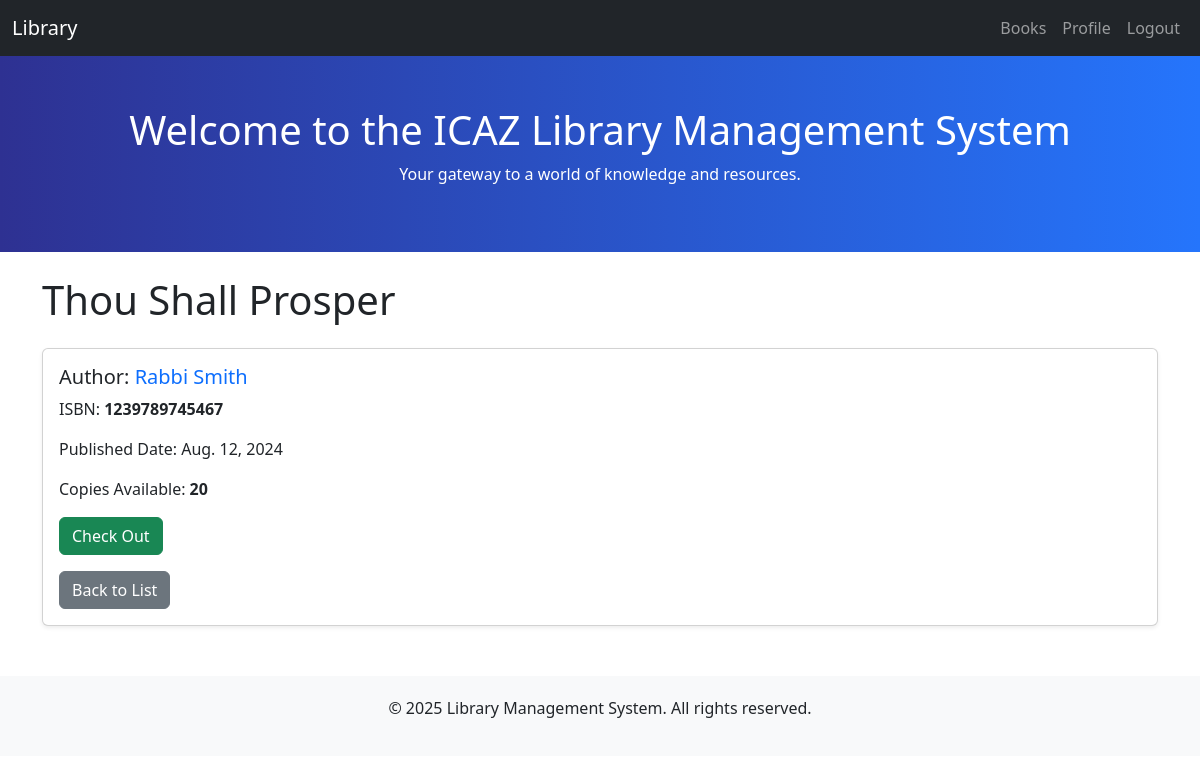
Page /books/3/ (signed in) on the committed database.
### books/models.py (models this page shows, shortened)
class Book(models.Model):
    title = models.CharField(max_length=255)
    author = models.CharField(max_length=255)
    isbn = models.CharField(max_length=13, unique=True)
    published_date = models.DateField()
    copies_available = models.PositiveIntegerField()

### books/views.py (the view)
# urls.py: path('books/<int:pk>/', BookDetailView.as_view(), name='book-detail'),
class BookDetailView(LoginRequiredMixin, DetailView):
    model = Book
    template_name = 'books/book_detail.html'

### books/templates/books/book_detail.html (shortened to what this page needs)
{% extends 'books/base.html' %}
{% block content %}
<h1 class="mb-4">{{ object.title }}</h1>
<div class="card shadow-sm">
    <div class="card-body">
        <h5 class="card-title">Author: <span class="text-primary">{{ object.author }}</span></h5>
        <p class="card-text">ISBN: <strong>{{ object.isbn }}</strong></p>
        <p class="card-text">Published Date: {{ object.published_date }}</p>
        <p class="card-text">Copies Available: <span class="fw-bold {% if object.copies_available == 0 %}text-danger{% endif %}">{{ object.copies_available }}</span></p>
        {% if object.copies_available > 0 %}
        <form method="post" action="{% url 'book-checkout' object.id %}" class="mt-3">
            <button type="submit" class="btn btn-success">Check Out</button>
        </form>
        {% else %}
        <p class="text-danger mt-3">No copies available</p>
        {% endif %}
        <a href="/books/list/" class="btn btn-secondary mt-3">Back to List</a>
    </div>
</div>
{% endblock %}

### rows in the picture
Book: title "Thou Shall Prosper", author "Rabbi Smith", isbn "1239789745467", published_date "Aug. 12, 2024", copies_available "20"
